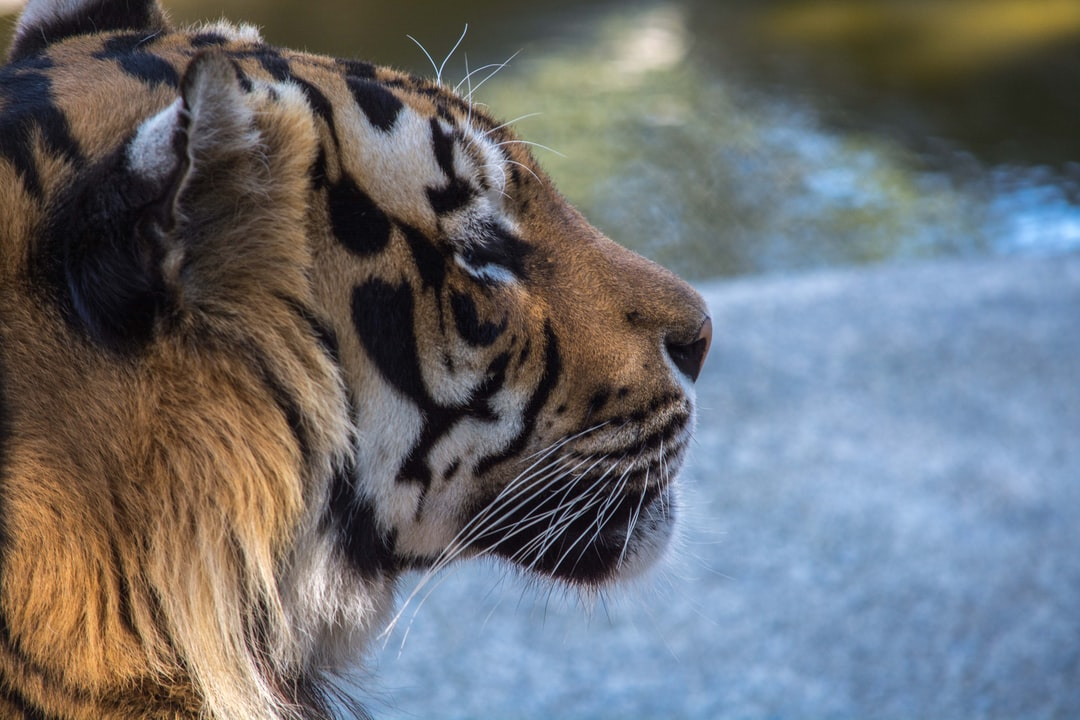
#> input picture images/ImagemOriginal.jpg, 1080 x 720 px, found by its file name
$ python questao7.py
#> lines starting #> are read from the running program, lines starting #| are printed output that depends on the picture; after the words box and inside, x2 and y2 are one past the last pixel; in counts of white or black regions, pixels touching at a corner belong together
import cv2

image = cv2.imread('C:/Users/User/Desktop/GIT/LapiscoComputerVisionPython/images/ImagemOriginal.jpg')
#> image is the input picture: shape (720, 1080, 3); mean B, G, R 113.4, 109.7, 107.7

grayscale_image = cv2.cvtColor(image, cv2.COLOR_BGR2GRAY)
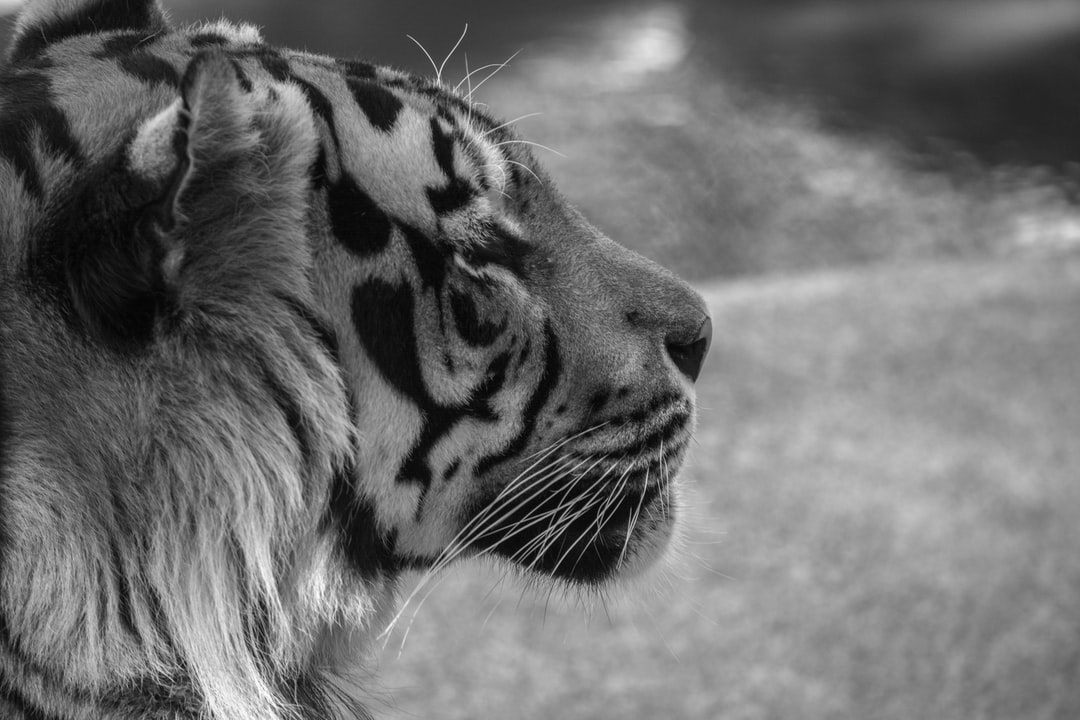
#> grayscale_image: shape (720, 1080); min 1, max 254, mean 109.5
ret, threshold_image = cv2.threshold(grayscale_image, 70, 255, cv2.THRESH_BINARY)
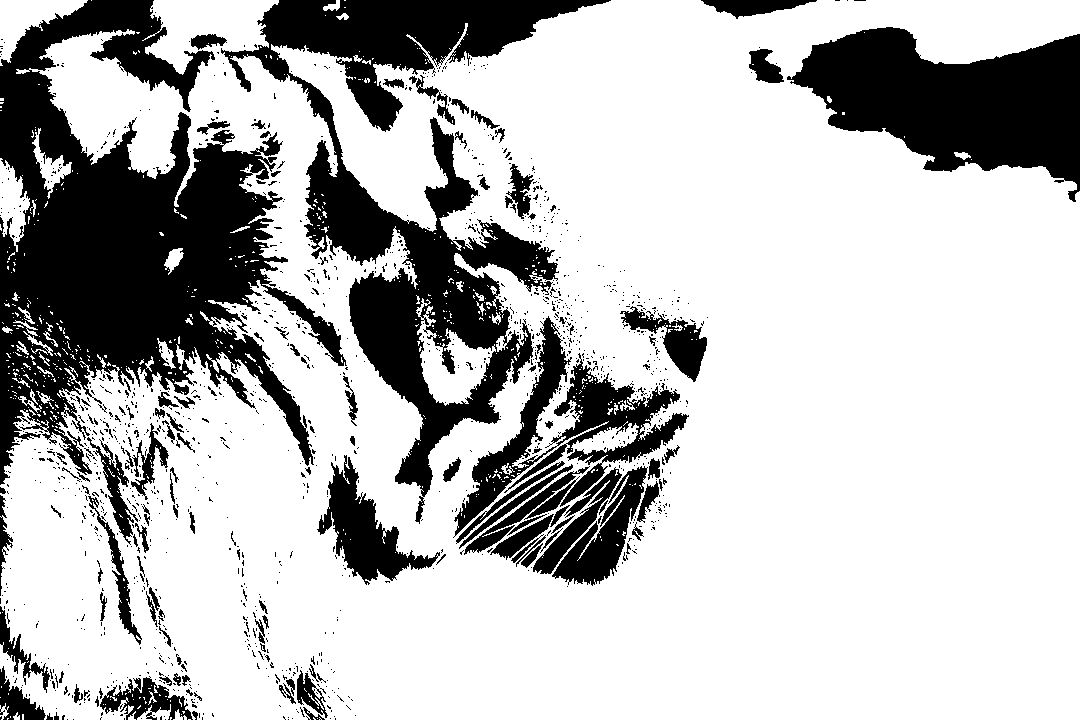
#> threshold_image: shape (720, 1080); 73.5% white; 1377 black regions (1243 under 20 px), largest, box (x1, y1, x2, y2) and area: (0, 0, 347, 485) 73340, (221, 0, 611, 524) 51312, (787, 27, 1080, 202) 29088

cv2.imshow('Input grayscale image', grayscale_image)
cv2.imshow('Threshold result', threshold_image)

cv2.waitKey(0)
